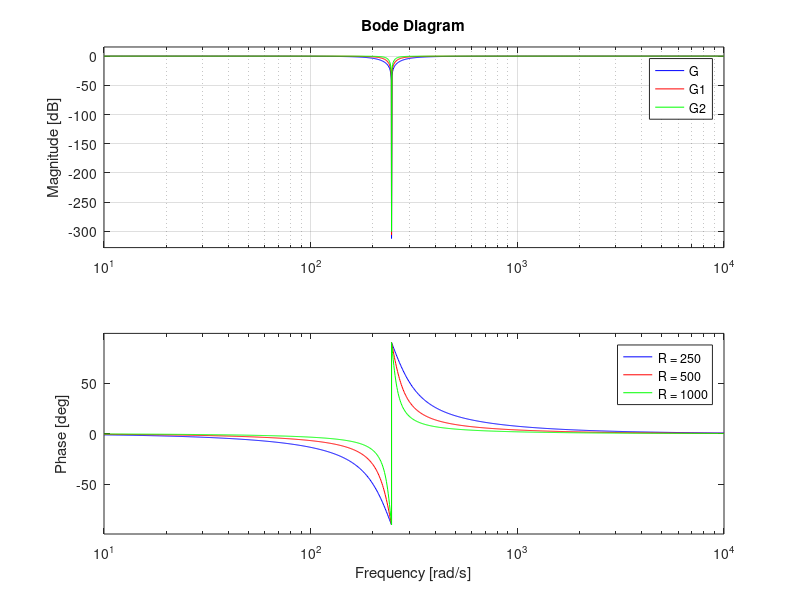

This chart was generated by the following MATLAB code:

%% Wykres Bode dla czwórnika RLC szeregowego na kondesatorze

L = 0.5; C = 33*(1e-6);
R = 250;    G  = tf([0 1/(L*C)],[1  R/L  1/(L*C)]);
R1 = 500;   G1 = tf([0 1/(L*C)],[1  R1/L  1/(L*C)]);
R2 = 1000;  G2 = tf([0 1/(L*C)],[1  R2/L  1/(L*C)]);
bode(G,'b',G1,'r',G2,'g'), grid
legend('R = 250','R = 500','R = 1000')

%% Wykres Bode dla czwórnika RLC szeregowego na Cewce

L = 0.5; C = 33*(1e-6);
R = 250;    G  = tf([1 0 0],[1  R/L  1/(L*C)]);
R1 = 500;   G1 = tf([1 0 0],[1  R1/L  1/(L*C)]);
R2 = 1000;  G2 = tf([1 0 0],[1  R2/L  1/(L*C)]);
bode(G,'b',G1,'r',G2,'g'), grid
legend('R = 250','R = 500','R = 1000')

%% Wykres Bode dla czwórnika RLC szeregowego na Rezystorze

L = 0.5; C = 33*(1e-6);
R = 250;    G  = tf([R/L 0],[1  R/L  1/(L*C)]);
R1 = 500;   G1 = tf([R1/L 0],[1  R1/L  1/(L*C)]);
R2 = 1000;  G2 = tf([R2/L 0],[1  R2/L  1/(L*C)]);
bode(G,'b',G1,'r',G2,'g'), grid
legend('R = 250','R = 500','R = 1000')

%% Wykres Bode dla czwórnika RLC szeregowego na Kondensatorze i Cewce

L = 0.5; C = 33*(1e-6);
R = 250;    G  = tf([1 0 1/(L*C)],[1  R/L  1/(L*C)]);
R1 = 500;   G1 = tf([1 0 1/(L*C)],[1  R1/L  1/(L*C)]);
R2 = 1000;  G2 = tf([1 0 1/(L*C)],[1  R2/L  1/(L*C)]);
bode(G,'b',G1,'r',G2,'g'), grid
legend('R = 250','R = 500','R = 1000')

%% Wykres Bode dla czwórnika RLC równoległego na Rezystor||Kondesator

L = 0.5; C = 33*(1e-6);
R = 250;    G  = tf([0 1/(L*C)],[1  1/(R*C)  1/(L*C)]);
R1 = 500;   G1 = tf([0 1/(L*C)],[1  1/(R1*C)  1/(L*C)]);
R2 = 1000;  G2 = tf([0 1/(L*C)],[1  1/(R2*C)  1/(L*C)]);
bode(G,'b',G1,'r',G2,'g'), grid
legend('R = 250','R = 500','R = 1000')

%% Wykres Bode dla czwórnika RLC równoległego na Rezystor||Cewka

L = 0.5; C = 33*(1e-6);
R = 250;    G  = tf([1 0 0],[1  1/(R*C)  1/(L*C)]);
R1 = 500;   G1 = tf([1 0 0],[1  1/(R1*C)  1/(L*C)]);
R2 = 1000;  G2 = tf([1 0 0],[1  1/(R2*C)  1/(L*C)]);
bode(G,'b',G1,'r',G2,'g'), grid
legend('R = 250','R = 500','R = 1000')

%% Wykres Bode dla czwórnika RLC równoległego na Cewka||Kondesator

L = 0.5; C = 33*(1e-6);
R = 250;    G  = tf([1/(R*C) 0],[1  1/(R*C)  1/(L*C)]);
R1 = 500;   G1 = tf([1/(R1*C) 0],[1  1/(R1*C)  1/(L*C)]);
R2 = 1000;  G2 = tf([1/(R2*C) 0],[1  1/(R2*C)  1/(L*C)]);
bode(G,'b',G1,'r',G2,'g'), grid
legend('R = 250','R = 500','R = 1000')

%% Wykres Bode dla czwórnika RLC równoległego na Cewka||Kondensator, na wyjściu rezystor

L = 0.5; C = 33*(1e-6);
R = 250;    G  = tf([1 0 1/(L*C)],[1  1/(R*C)  1/(L*C)]);
R1 = 500;   G1 = tf([1 0 1/(L*C)],[1  1/(R1*C)  1/(L*C)]);
R2 = 1000;  G2 = tf([1 0 1/(L*C)],[1  1/(R2*C)  1/(L*C)]);
bode(G,'b',G1,'r',G2,'g'), grid
legend('R = 250','R = 500','R = 1000')
